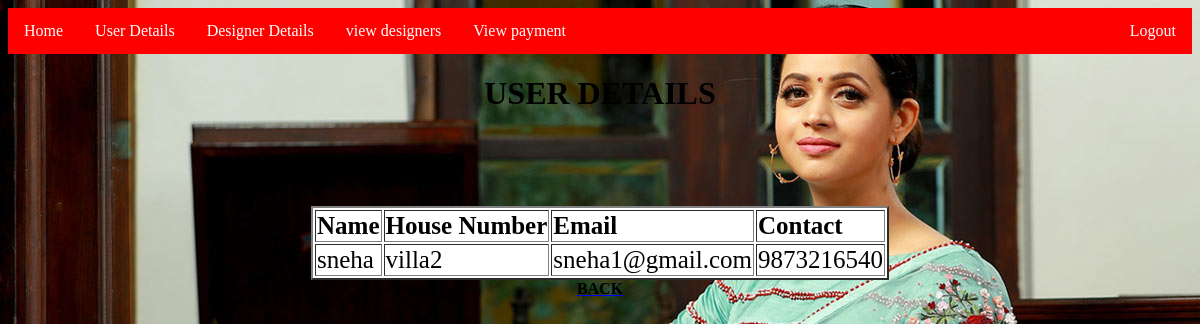
Page /userdetails.php (signed in) on the committed database.
### tables this page shows
CREATE TABLE `user_reg` (
  `r_id` int(15) NOT NULL,
  `name` varchar(20) NOT NULL,
  `house_no` varchar(20) NOT NULL,
  `c_id` int(20) NOT NULL,
  `email` varchar(100) NOT NULL,
  `contact` varchar(10) NOT NULL,
  `status` int(11) NOT NULL
);

### userdetails.php (the view, shortened to what this page needs)
<?php
require 'connect.php';
?>
<html>
<head>
</head>
<body background="themes/images/ladies/mm.jpeg">
</head>
<body>
<ul>
  <li><a href="adminhome.php">Home</a></li>
  <li><a href="userdetails.php">User Details</a></li>
  <li class="dropdown">
    <a href="desigr_details.php" class="dropbtn">Designer Details</a>
	<li class="dropdown">
    <a href="view.php" class="dropbtn">view designers</a>
	<li class="dropdown">
    <a href="usercartt.php" class="dropbtn">View payment</a>
	<li style="float:right"><a class="active" href="logout.php">Logout</a></li>
  </li>
</ul>
</body>
</html>
<center>
<h1><b>USER DETAILS<b></h1>
<body background="themes/images/new.png">
  <head>
  </head>
<table border=2 class="color">
<tr>
	<td><b>Name<b></td><br>
 	<td><b>House Number<b></td><br>
  <td><b>Email<b></td><br>
  <td><b>Contact<b></td><br>
  <?php
 $res = mysqli_query($conn,"select * from user_reg ");
  if(mysqli_num_rows($res))
  {
  while($rows = mysqli_fetch_array($res))
  {
  ?>
    <tr>
	<td><?php echo $rows['name'];?></td>
		<td><?php echo $rows['house_no'];?></td>
      <td><?php echo $rows['email'];?></td>
      <td><?php echo $rows['contact'];?></td>
	</tr>
<?php
	}
}
?>
</table>
<td><a href="adminhome.php"><label style="color:black" >BACK </a></td>

### userdetails.php (style rules this page uses)
ul { list-style-type: none; margin: 0; padding: 0; overflow: hidden; background-color: red; }
li { float: left; }
li a, .dropbtn { display: inline-block; color: white; text-align: center; padding: 14px 16px; text-decoration: none; }
li.dropdown { display: inline-block; }
.color { font-size: 25px; background-color: white; }

### rows in the picture
user_reg: name "sneha", house_no "villa2", email "sneha1@gmail.com", contact "9873216540"
